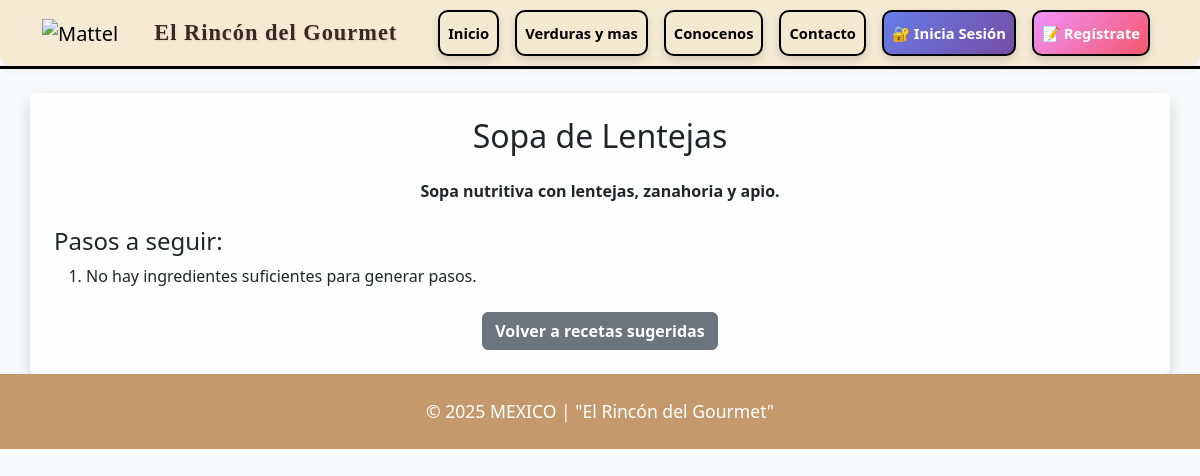
Screenshot of /receta/3/ with the database file from the repository.
### mattel/models.py (models this page shows, shortened)
class Receta(models.Model):
    nombre = models.CharField(max_length=200)
    descripcion = models.TextField()
    tiempo = models.CharField(max_length=50, default="30 minutos")
    dificultad = models.CharField(
        max_length=20,
        choices=[
            ("Fácil", "Fácil"),
            ("Media", "Media"),
            ("Difícil", "Difícil"),
        ],
        default="Fácil"
    )
    pasos = models.TextField(
        help_text="Escribe cada paso en una nueva línea.",
        default="1. Preparar ingredientes\n2. Mezclar\n3. Cocinar"
    )
    ingredientes = models.ManyToManyField(Producto, related_name='recetas')
    imagen = models.ImageField(upload_to='recetas/', blank=True, null=True)
    tipo = models.CharField(
        max_length=50,
        choices=[
            ("ensalada", "Ensalada"),
            ("guisado", "Guisado"),
            ("sopa", "Sopa"),
            ("postre", "Postre"),
            ("bebida", "Bebida"),
            ("sandwich", "Sandwich"),
            ("pasta", "Pasta"),
            ("carne", "Carne"),
            ("mariscos", "Mariscos"),
            ("vegana", "Vegana"),
            ("pizza", "Pizza"),
            ("tacos", "Tacos"),
            ("wrap", "Wrap"),
            ("arroz", "Arroz"),
            ("cereal", "Cereal"),
            ("pan", "Pan"),
            ("dulce", "Dulce"),
            ("salado", "Salado"),
            ("light", "Light"),
            ("rápida", "Rápida"),
        ],
        default="ensalada"
    )

### mattel/views.py (the view)
# urls.py: path('receta/<int:receta_id>/', views.receta_completa, name='receta_completa'),
def receta_completa(request, receta_id):
    receta = get_object_or_404(Receta, id=receta_id)
    receta.pasos_lista = generar_pasos_receta_bd(receta)
    return render(request, "mattel/receta_completa.html", {"receta": receta})

### mattel/advanced_security.py (called while the page is built)
    @staticmethod
    def add_security_headers(response):
        response['X-Frame-Options'] = 'DENY'
        response['X-Content-Type-Options'] = 'nosniff'
        response['X-XSS-Protection'] = '1; mode=block'
        response['Content-Security-Policy'] = (
            "default-src 'self'; "
            "script-src 'self' 'unsafe-inline' cdn.jsdelivr.net; "
            "style-src 'self' 'unsafe-inline' cdn.jsdelivr.net; "
            "img-src 'self' data:; "
            "font-src 'self' cdn.jsdelivr.net; "
            "connect-src 'self'; "
            "frame-ancestors 'none';"
        )
        response['Referrer-Policy'] = 'strict-origin-when-cross-origin'
        response['Permissions-Policy'] = (
            'geolocation=(), '
            'microphone=(), '
            'camera=(), '
            'payment=()'
        )
        return response

### mattel/views.py (called while the page is built, shortened)
def generar_pasos_receta_bd(receta):
    ingredientes = [i.nombre for i in receta.ingredientes.all()]
    if not ingredientes:
        return [
            "No hay ingredientes suficientes para generar pasos."
        ]

### mattel/templates/mattel/receta_completa.html (shortened to what this page needs)
{% extends "mattel/base.html" %}
{% load static %}
{% block app_content %}
<div class="container mt-4 p-4 rounded shadow" style="background:#ffffffdd">
    <h2 class="text-center mb-4">{{ receta.nombre }}</h2>
    <p class="text-center fw-semibold">{{ receta.descripcion }}</p>
    {% if receta.pasos %}
    <h4 class="mt-4">Pasos a seguir:</h4>
    <ol>
        {% for paso in receta.pasos_lista %}
            <li>{{ paso }}</li>
        {% endfor %}
    </ol>
    {% else %}
        <p>No hay pasos disponibles para esta receta.</p>
    {% endif %}
    <div class="text-center mt-4">
        <a href="{% url 'recetas_con_ingredientes' %}" class="btn btn-secondary fw-bold">
            Volver a recetas sugeridas
        </a>
    </div>
</div>
{% endblock %}

### static/mattel/css/style.css (style rules this page uses)
:root { --mattel-red: #000000; --bg: #ffffffa6; }
body { background: var(--bg) !important; }

### rows the page displays
Receta: nombre "Sopa de Lentejas", descripcion "Sopa nutritiva con lentejas, zanahoria y apio."

### other values shown
{{ paso }} "No hay ingredientes suficientes para generar pasos."
